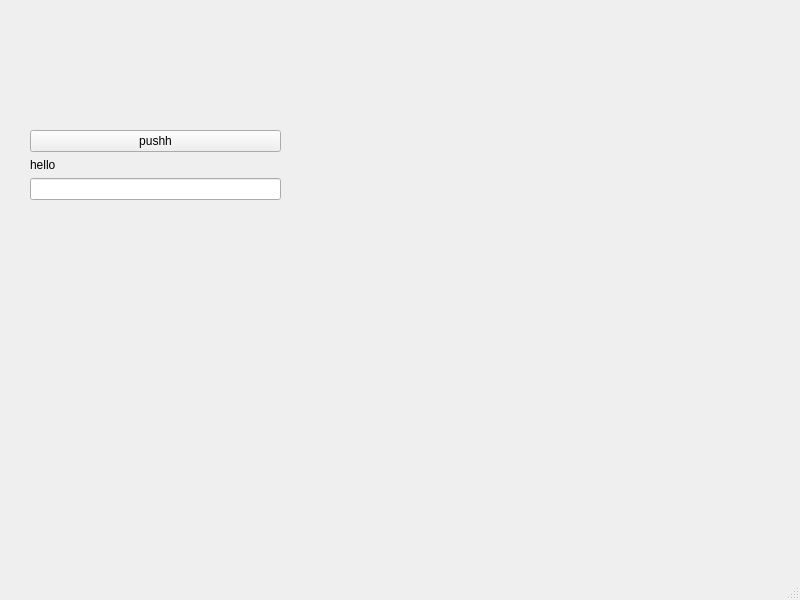
<?xml version="1.0" encoding="UTF-8"?>
<ui version="4.0">
 <class>MainWindow</class>
 <widget class="QMainWindow" name="MainWindow">
  <property name="geometry">
   <rect>
    <x>0</x>
    <y>0</y>
    <width>800</width>
    <height>600</height>
   </rect>
  </property>
  <property name="windowTitle">
   <string>MyWindow</string>
  </property>
  <widget class="QWidget" name="centralwidget">
   <widget class="QWidget" name="verticalLayoutWidget">
    <property name="geometry">
     <rect>
      <x>30</x>
      <y>130</y>
      <width>251</width>
      <height>70</height>
     </rect>
    </property>
    <layout class="QVBoxLayout" name="verticalLayout">
     <item>
      <widget class="QPushButton" name="pushButton">
       <property name="text">
        <string>pushh</string>
       </property>
      </widget>
     </item>
     <item>
      <widget class="QLabel" name="label">
       <property name="maximumSize">
        <size>
         <width>16777215</width>
         <height>124</height>
        </size>
       </property>
       <property name="text">
        <string>hello</string>
       </property>
      </widget>
     </item>
     <item>
      <widget class="QLineEdit" name="lineEdit"/>
     </item>
    </layout>
   </widget>
  </widget>
  <widget class="QMenuBar" name="menubar">
   <property name="geometry">
    <rect>
     <x>0</x>
     <y>0</y>
     <width>800</width>
     <height>21</height>
    </rect>
   </property>
  </widget>
  <widget class="QStatusBar" name="statusbar"/>
 </widget>
 <resources/>
 <connections>
  <connection>
   <sender>lineEdit</sender>
   <signal>textChanged(QString)</signal>
   <receiver>label</receiver>
   <slot>setText(QString)</slot>
   <hints>
    <hint type="sourcelabel">
     <x>305</x>
     <y>346</y>
    </hint>
    <hint type="destinationlabel">
     <x>155</x>
     <y>187</y>
    </hint>
   </hints>
  </connection>
 </connections>
</ui>
